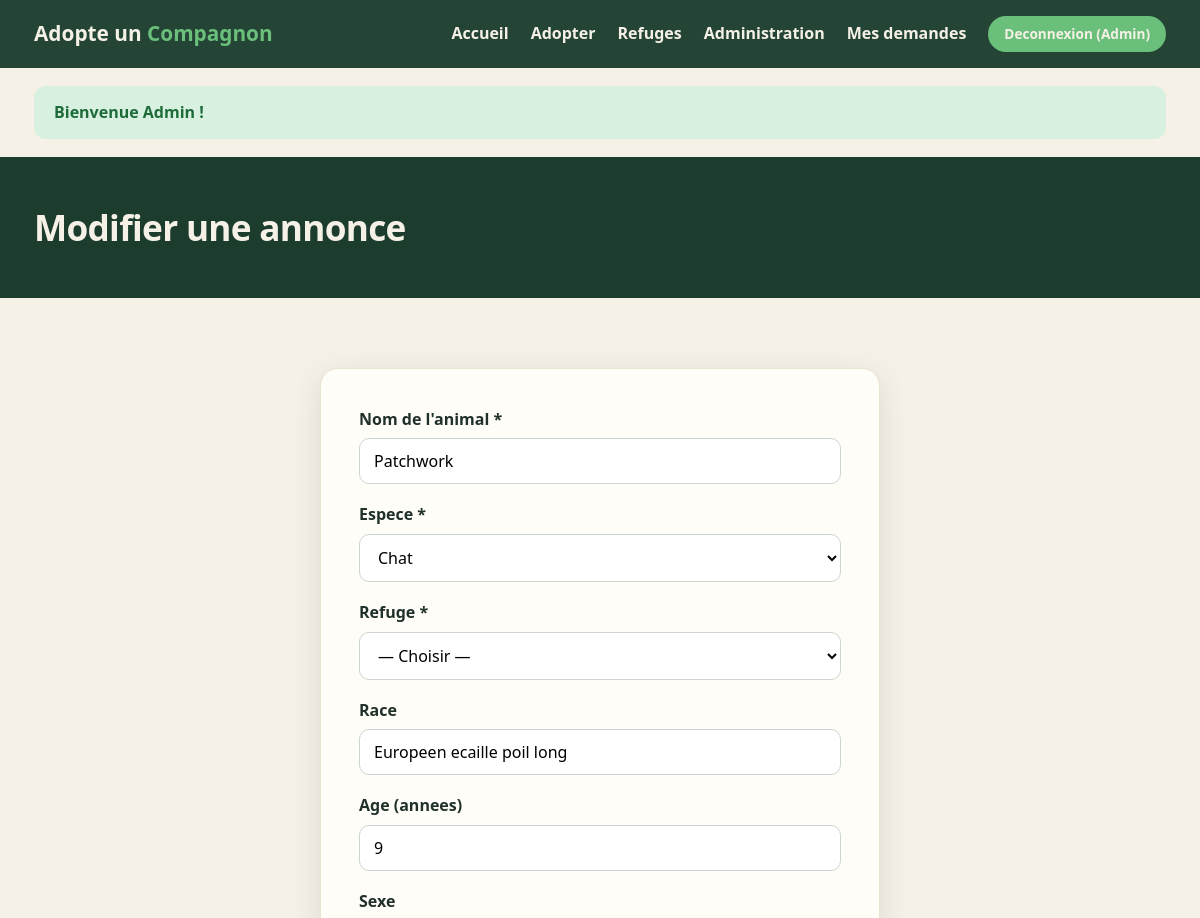
Page /annonce-form.php?id=12 (signed in, upper part) on the earlier database version.
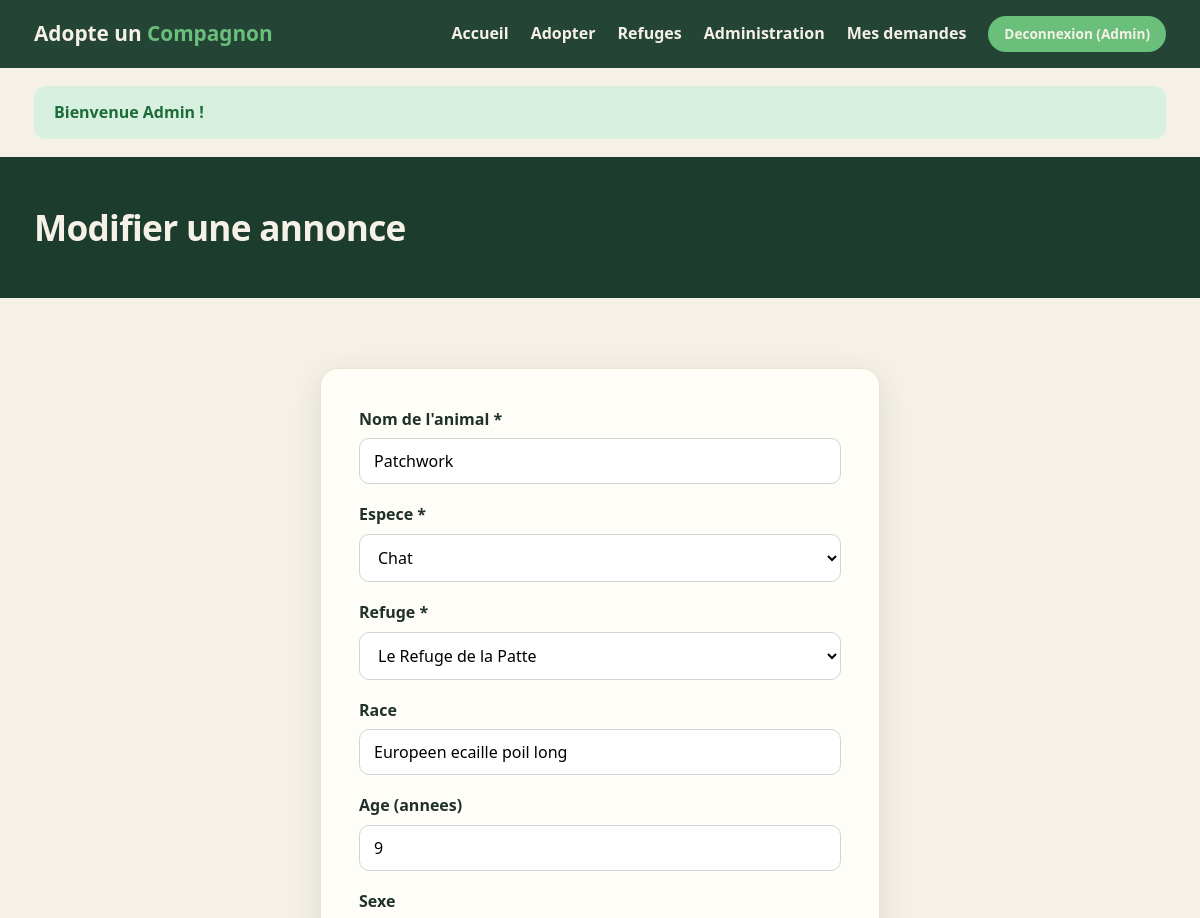
Same page on the later database version.
### tables this page shows
CREATE TABLE animal (
    id_animal           INT AUTO_INCREMENT PRIMARY KEY,
    nom                 VARCHAR(80)  NOT NULL,
    id_espece           INT          NOT NULL,
    type_detenteur      ENUM('refuge','particulier') NOT NULL DEFAULT 'refuge',
    id_refuge           INT          DEFAULT NULL,
    id_proprietaire     INT          DEFAULT NULL,   
    detenteur_nom       VARCHAR(120) DEFAULT NULL,
    detenteur_ville     VARCHAR(80)  DEFAULT NULL,
    detenteur_region    VARCHAR(80)  DEFAULT NULL,
    race                VARCHAR(80)  DEFAULT NULL,
    age_annees          INT          DEFAULT NULL,
    sexe                ENUM('M','F') DEFAULT NULL,
    sterilise           TINYINT(1)   NOT NULL DEFAULT 0,   
    ancien_proprietaire VARCHAR(150) DEFAULT NULL,
    description         TEXT         DEFAULT NULL,
    photo               VARCHAR(255) DEFAULT NULL,
    statut              ENUM('disponible','reserve','adopte') NOT NULL DEFAULT 'disponible',
    date_publication    DATETIME     NOT NULL DEFAULT CURRENT_TIMESTAMP,
    CONSTRAINT fk_animal_espece FOREIGN KEY (id_espece)
        REFERENCES espece(id_espece) ON DELETE RESTRICT,
    CONSTRAINT fk_animal_refuge FOREIGN KEY (id_refuge)
        REFERENCES refuge(id_refuge) ON DELETE CASCADE,
    CONSTRAINT fk_animal_proprietaire FOREIGN KEY (id_proprietaire)
        REFERENCES utilisateur(id_utilisateur) ON DELETE CASCADE
);

CREATE TABLE espece (
    id_espece   INT AUTO_INCREMENT PRIMARY KEY,
    nom         VARCHAR(40) NOT NULL UNIQUE,
    emoji       VARCHAR(10) DEFAULT NULL,
    image       VARCHAR(255) DEFAULT NULL,   
    description VARCHAR(255) DEFAULT NULL
);

CREATE TABLE refuge (
    id_refuge      INT AUTO_INCREMENT PRIMARY KEY,
    nom            VARCHAR(120) NOT NULL,
    adresse        VARCHAR(200) DEFAULT NULL,
    ville          VARCHAR(80)  NOT NULL,
    code_postal    VARCHAR(10)  DEFAULT NULL,
    region         VARCHAR(80)  DEFAULT NULL,
    latitude       DECIMAL(10,7) DEFAULT NULL,
    longitude      DECIMAL(10,7) DEFAULT NULL,
    telephone      VARCHAR(20)  DEFAULT NULL,
    email          VARCHAR(150) DEFAULT NULL,
    description    TEXT         DEFAULT NULL,
    valide         TINYINT(1)   NOT NULL DEFAULT 0,   
    id_utilisateur INT          DEFAULT NULL,
    CONSTRAINT fk_refuge_user FOREIGN KEY (id_utilisateur)
        REFERENCES utilisateur(id_utilisateur) ON DELETE SET NULL
);

### htdocs/includes/functions.php (called while the page is built, shortened)
<?php
function e($value): string
{
    return htmlspecialchars((string) $value, ENT_QUOTES, 'UTF-8');
}

### htdocs/includes/auth.php (called while the page is built, shortened)
<?php
require_once __DIR__ . '/functions.php';
function est_connecte(): bool
{
    return isset($_SESSION['user']);
}
function a_role(string ...$roles): bool
{
    return est_connecte() && in_array($_SESSION['user']['role'], $roles, true);
}

### htdocs/annonce-form.php (the view, shortened to what this page needs)
<?php
require_once __DIR__ . '/connexion.php';
require_once __DIR__ . '/includes/auth.php';
$estParticulier = a_role('particulier');
$id = isset($_GET['id']) ? (int) $_GET['id'] : 0;
$edition = $id > 0;
$titre = $edition ? 'Modifier une annonce' : 'Nouvelle annonce';
$refuges = [];
if (a_role('admin')) {
    $refuges = $pdo->query("SELECT id_refuge, nom FROM refuge ORDER BY nom")->fetchAll();
} elseif (a_role('refuge')) {
    $stmt = $pdo->prepare("SELECT id_refuge, nom FROM refuge WHERE id_utilisateur = :uid AND valide = 1 ORDER BY nom");
    $stmt->execute(['uid' => user()['id']]);
    $refuges = $stmt->fetchAll();
}
$especes = $pdo->query("SELECT id_espece, nom FROM espece ORDER BY nom")->fetchAll();
$animal = [
    'nom' => '', 'id_espece' => '', 'id_refuge' => '', 'detenteur_ville' => '', 'race' => '',
    'age_annees' => '', 'sexe' => '', 'sterilise' => 0, 'ancien_proprietaire' => '',
    'description' => '', 'statut' => 'disponible', 'photo' => null,
];
if ($edition) {
    $stmt = $pdo->prepare("SELECT * FROM animal WHERE id_animal = :id");
    $stmt->execute(['id' => $id]);
    $animal = $stmt->fetch();
}
require __DIR__ . '/includes/header.php';
?>
<div class="page-head"><div class="container"><h1><?= e($titre) ?></h1></div></div>
<section>
    <div class="container">
        <?php if (!$estParticulier && !$refuges): ?>
            <div class="form-card">
                <p>Vous n'avez pas (encore) de refuge <strong>valide</strong>.</p>
                <p style="color:var(--texte-clair);margin-top:10px;">
                    Votre refuge est en <strong>attente de validation</strong> par un administrateur.
                    Une fois valide, vous pourrez publier des annonces ici.
                </p>
            </div>
        <?php else: ?>
        <form class="form-card" method="post" enctype="multipart/form-data">
            <div class="form-group">
                <label for="nom">Nom de l'animal *</label>
                <input type="text" id="nom" name="nom" required value="<?= e($animal['nom']) ?>">
            </div>
            <div class="form-group">
                <label for="id_espece">Espece *</label>
                <select id="id_espece" name="id_espece" required>
                    <?php foreach ($especes as $esp): ?>
                        <option value="<?= (int)$esp['id_espece'] ?>" <?= (int)$animal['id_espece'] === (int)$esp['id_espece'] ? 'selected' : '' ?>>
                            <?= e($esp['nom']) ?>
                        </option>
                    <?php endforeach; ?>
                </select>
            </div>
            <?php if ($estParticulier): ?>
                <div class="form-group">
                    <label for="detenteur_ville">Votre ville *</label>
                    <input type="text" id="detenteur_ville" name="detenteur_ville"
                           value="<?= e($animal['detenteur_ville'] ?? '') ?>" placeholder="Ex : Paris" required>
                </div>
            <?php else: ?>
                <div class="form-group">
                    <label for="id_refuge">Refuge *</label>
                    <select id="id_refuge" name="id_refuge" required>
                        <option value="">— Choisir —</option>
                        <?php foreach ($refuges as $r): ?>
                            <option value="<?= (int)$r['id_refuge'] ?>" <?= (int)$animal['id_refuge'] === (int)$r['id_refuge'] ? 'selected' : '' ?>>
                                <?= e($r['nom']) ?>
                            </option>
                        <?php endforeach; ?>
                    </select>
                </div>
            <?php endif; ?>
            <div class="form-group">
                <label for="race">Race</label>
                <input type="text" id="race" name="race" value="<?= e($animal['race']) ?>">
            </div>
            <div class="form-group">
                <label for="age_annees">Age (annees)</label>
                <input type="number" id="age_annees" name="age_annees" min="0" max="40" value="<?= e($animal['age_annees']) ?>">
            </div>
            <div class="form-group">
                <label for="sexe">Sexe</label>
            </div>
        </form>
        <?php endif; ?>
    </div>
</section>
<?php require __DIR__ . '/includes/footer.php'; ?>

Differences in the rows shown:
changed animal "Patchwork": id_refuge (not shown) → "Le Refuge de la Patte"
Other differences:
form field id_refuge: "— Choisir —" → (not shown)
